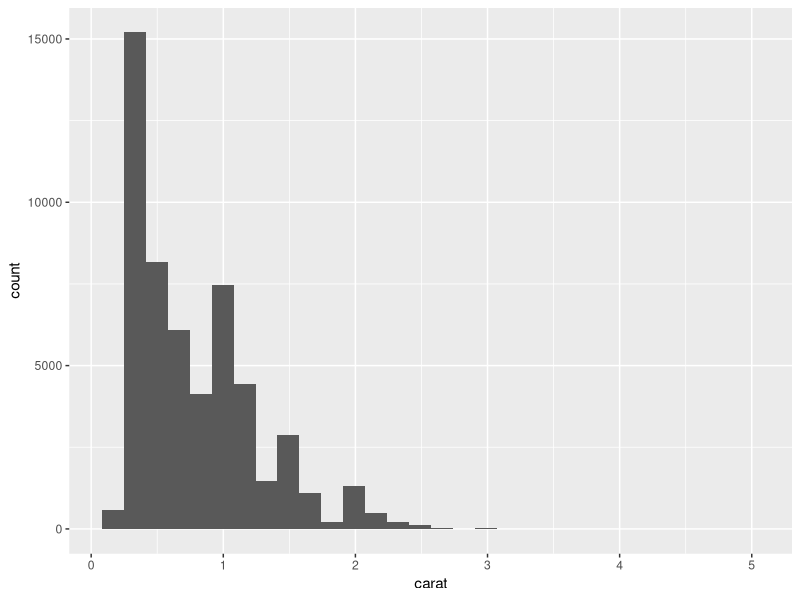
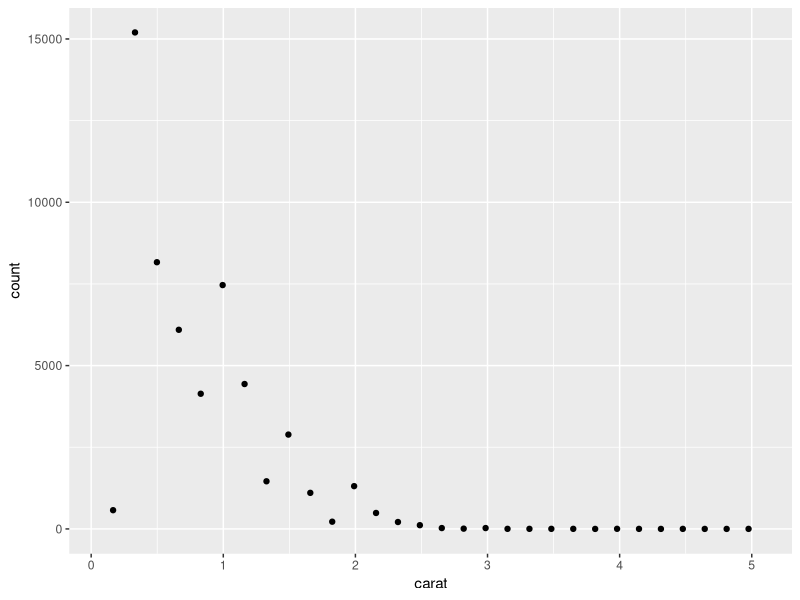
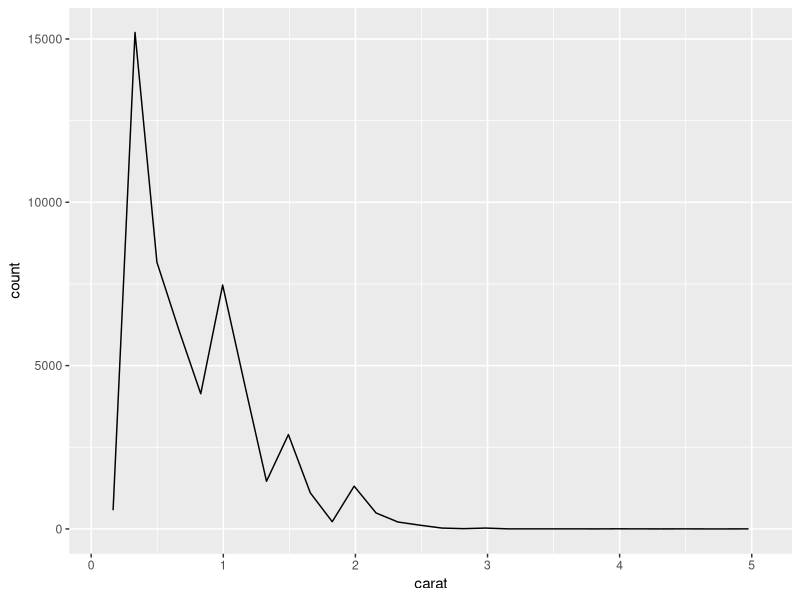
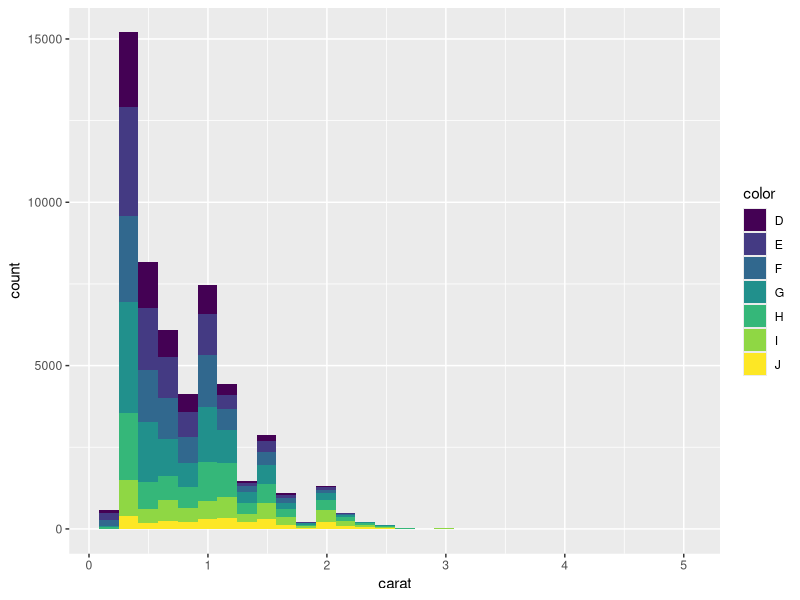
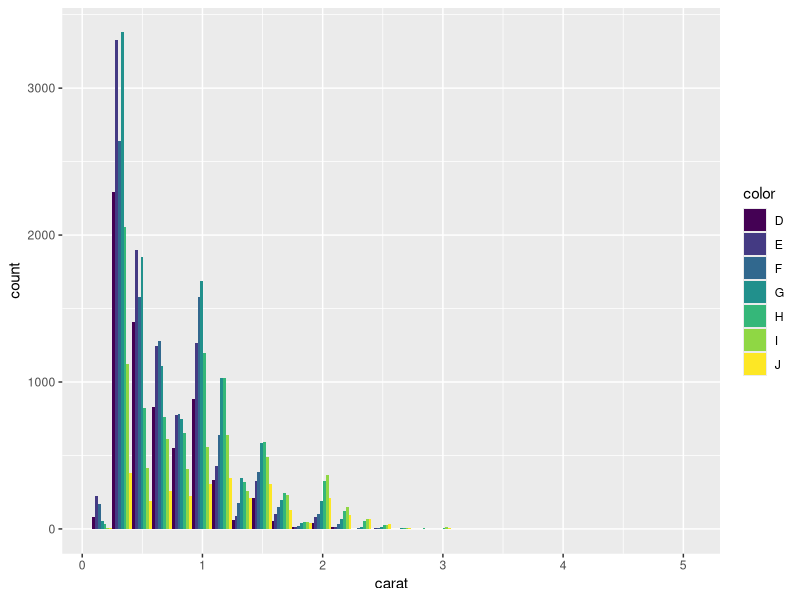

R code for these plots, in order:
## ---- chunk 1
knitr::opts_chunk$set(echo = TRUE)
## ---- chunk 2
library(ggplot2)
library(tidyverse)
## ---- chunk 3
data("diamonds")
## ---- chunk 4

histo_layer <- ggplot(diamonds, aes(x = carat)) +
  layer(
    geom = "bar",
    stat = "bin",
    position = "stack",
    mapping = aes(y = after_stat(count))
  )

histo_layer
## ---- chunk 5

histo_layer2 <- ggplot(diamonds, aes(x = carat)) +
  layer(
    geom = "point",
    stat = "bin",
    position = "identity",
    mapping = aes(y = after_stat(count))
  )

histo_layer2
## ---- chunk 6

histo_layer3 <- ggplot(diamonds, aes(x = carat)) +
  layer(
    geom = "line",
    stat = "bin",
    position = "identity",
    mapping = aes(y = after_stat(count))
  )

histo_layer3

## ---- chunk 7

histo_layer4 <- ggplot(diamonds, aes(x = carat, fill = color)) +
  layer(
    geom = "bar",
    stat = "bin",
    position = "stack",
    mapping = aes(y = after_stat(count))
  )

histo_layer4
## ---- chunk 8

histo_layer5 <- ggplot(diamonds, aes(x = carat, fill = color)) +
  layer(
    geom = "bar",
    stat = "bin",
    position = "dodge",
    mapping = aes(y = after_stat(count))
  )

histo_layer5

